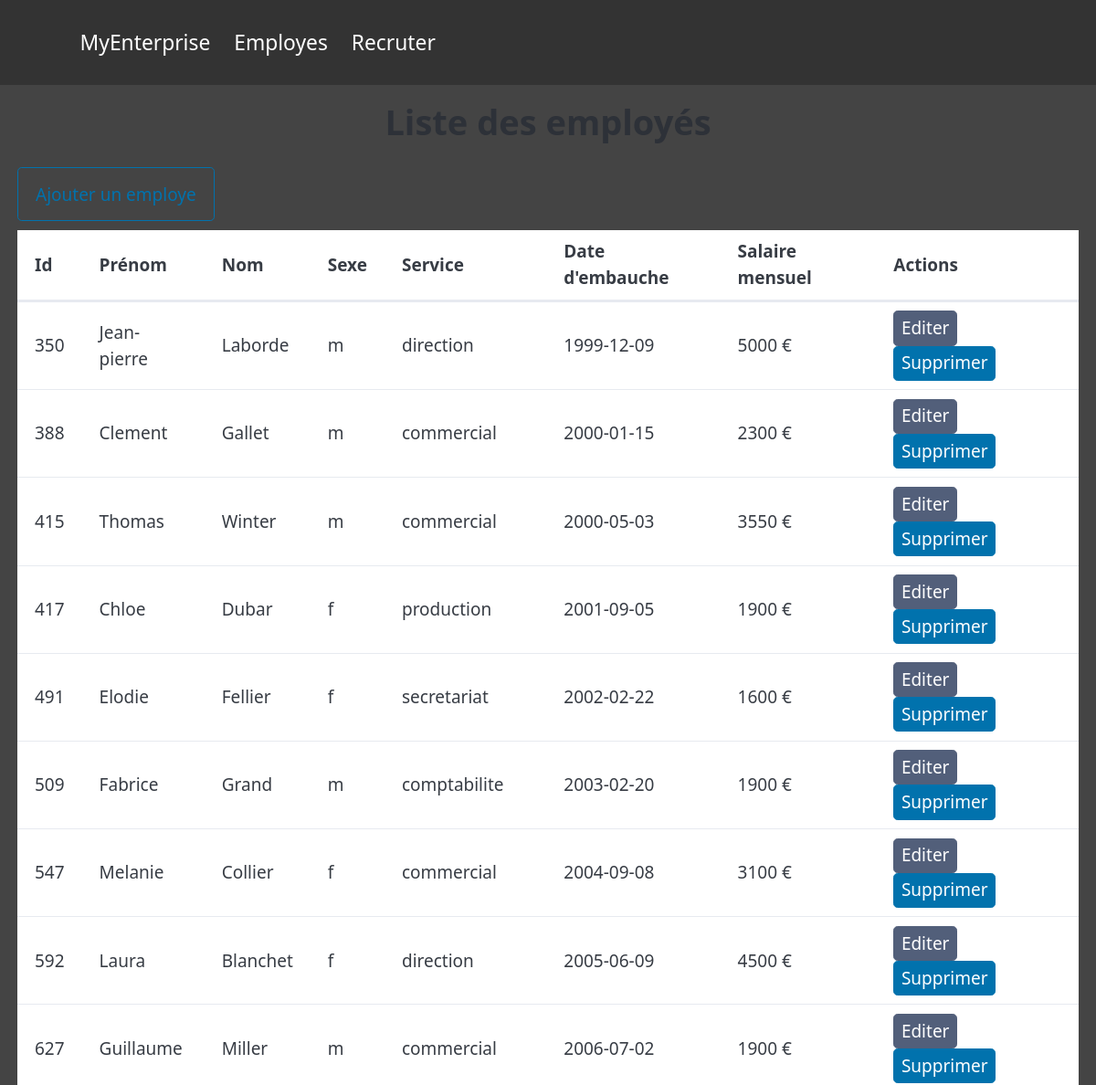
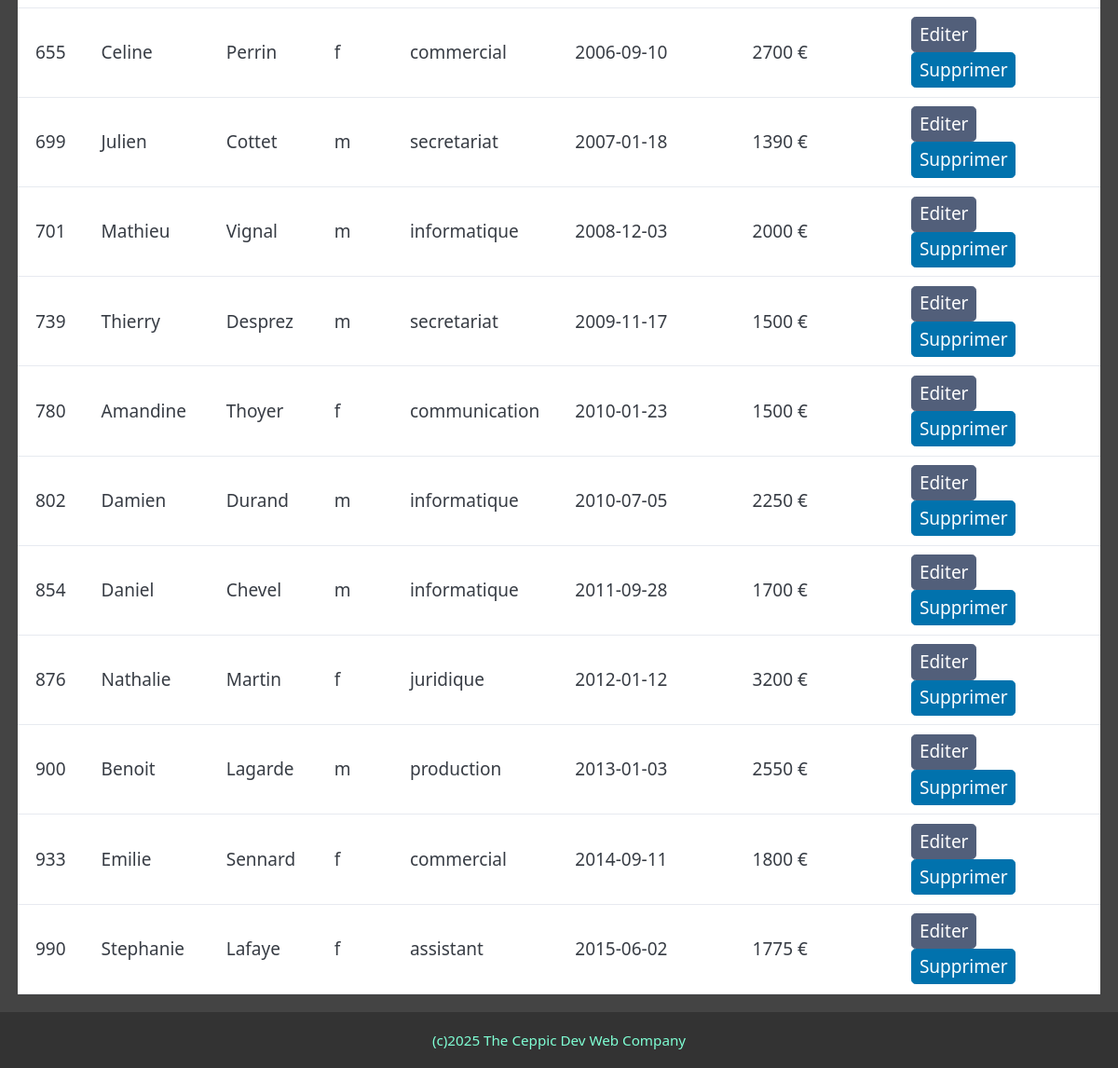
Screenshot of /employe/list-employe.php with the database file from the repository (2 pictures, top to bottom).
### tables this page shows
CREATE TABLE `employes` (
  `id_employes` int NOT NULL AUTO_INCREMENT,
  `prenom` varchar(20) DEFAULT NULL,
  `nom` varchar(20) DEFAULT NULL,
  `sexe` enum('m','f') NOT NULL,
  `id_services` int NOT NULL,
  `date_embauche` date DEFAULT NULL,
  `salaire` float DEFAULT NULL,
  PRIMARY KEY (id_employes)
);

CREATE TABLE `services` (
    `id_services` int NOT NULL AUTO_INCREMENT,
    `service` varchar(30) DEFAULT NULL,
    PRIMARY KEY (id_services)
);

### employe/list-employe.php (called while the page is built)
<?php
include '../functions.php';
require '../connexiondb.php';
$employes = getListEmploye($pdo);
include PHP_ROOT . "/views/employe/list-employe-view.php";

### functions.php (called while the page is built, shortened)
<?php
function getListEmploye($pdo)
{
    $sql = "SELECT * FROM employes e JOIN services s ON e.id_services = s.id_services ORDER BY id_employes";
    $stmt = $pdo->prepare($sql);
    $stmt->execute();
    $employes = $stmt->fetchAll();
    return $employes;
}

### views/employe/list-employe-view.php (the view)
<?php
require PHP_ROOT . "/views/partials/head.php"; ?>
<h1>Liste des employés</h1>
<div style="margin: 1rem">
    <a href="<?= WEB_ROOT . "/employe/add-employe.php" ?>" role="button" class="outline">
        Ajouter un employe
    </a>
    <?php if (!empty($employes)) { ?>
        <table>
            <thead>
                <tr>
                    <th>Id</th>
                    <th>Prénom</th>
                    <th>Nom</th>
                    <th>Sexe</th>
                    <th>Service</th>
                    <th>Date d'embauche</th>
                    <th>Salaire mensuel</th>
                    <th>Actions</th>
                </tr>
            </thead>
            <tbody>
                <?php foreach ($employes as $employe): ?>
                    <tr>
                        <td><?= $employe['id_employes'] ?></td>
                        <td><?= $employe['prenom'] ?></td>
                        <td><?= $employe['nom'] ?></td>
                        <td><?= $employe['sexe'] ?></td>
                        <td><?= $employe['service'] ?></td>
                        <td><?= $employe['date_embauche'] ?></td>
                        <td><?= $employe['salaire'] ?> &euro;</td>
                        <td><a href="<?= WEB_ROOT . "/employe/edit-employe.php" . "?id=" . $employe['id_employes'] ?>"
                                role="button" class="secondary">Editer</a>
                            <a href="<?= WEB_ROOT . "/employe/del-employe.php" . "?id=" . $employe['id_employes'] ?>"
                                role="button"
                                onclick="return confirm('Etes vous certain de vouloir supprimer cet employé ?');">Supprimer</a>
                        </td>
                    </tr>
                <?php endforeach; ?>
            </tbody>
        </table>
    <?php } else { ?>
        <p class="empty">Aucun employé est enregistré.</p>
    <?php } ?>
</div>
<?php require PHP_ROOT . "/views/partials/tail.php"; ?>

### views/partials/head.php (shortened to what this page needs)
<!DOCTYPE html>
<html lang="en">
<head>
    <link rel="stylesheet" href="<?= WEB_ROOT."/assets/css/pico.min.css"?>">
    <link rel="stylesheet" href="<?= WEB_ROOT . "/assets/css/style.css" ?>">
</head>
<body>
    <div class="wrapper">
        <?php require PHP_ROOT . "/views/partials/navbar.php"; ?>
        <main>

### views/partials/navbar.php
<header>
    <div class="container">
        <a href="<?= WEB_ROOT."/index.php" ?>">MyEnterprise</a>
        <a href="<?= WEB_ROOT."/employe/list-employe.php" ?>">Employes</a>
        <a href="<?= WEB_ROOT."/employe/add-employe.php" ?>">Recruter</a>
    </div>
</header>

### views/partials/tail.php
</main>
<?php require PHP_ROOT . "/views/partials/footer.php"; ?>
</div>
</body>
</html>

### views/partials/footer.php
<footer>
    <div>(c)2025 The Ceppic Dev Web Company</div>
</footer>

### assets/css/style.css (style rules this page uses)
* { padding: 0; margin: 0; }
.container { width: 90%; max-width: 1280px; margin: 0 auto; }
[role='button'] { margin: 0.5em 0; }

### rows the page displays
employes: id_employes "350", prenom "Jean-pierre", nom "Laborde", sexe "m", id_services.service "direction", date_embauche "1999-12-09", salaire "5000"
employes: id_employes "388", prenom "Clement", nom "Gallet", sexe "m", id_services.service "commercial", date_embauche "2000-01-15", salaire "2300"
employes: id_employes "415", prenom "Thomas", nom "Winter", sexe "m", id_services.service "commercial", date_embauche "2000-05-03", salaire "3550"
employes: id_employes "417", prenom "Chloe", nom "Dubar", sexe "f", id_services.service "production", date_embauche "2001-09-05", salaire "1900"
employes: id_employes "491", prenom "Elodie", nom "Fellier", sexe "f", id_services.service "secretariat", date_embauche "2002-02-22", salaire "1600"
employes: id_employes "509", prenom "Fabrice", nom "Grand", sexe "m", id_services.service "comptabilite", date_embauche "2003-02-20", salaire "1900"
employes: id_employes "547", prenom "Melanie", nom "Collier", sexe "f", id_services.service "commercial", date_embauche "2004-09-08", salaire "3100"
employes: id_employes "592", prenom "Laura", nom "Blanchet", sexe "f", id_services.service "direction", date_embauche "2005-06-09", salaire "4500"
employes: id_employes "627", prenom "Guillaume", nom "Miller", sexe "m", id_services.service "commercial", date_embauche "2006-07-02", salaire "1900"
employes: id_employes "655", prenom "Celine", nom "Perrin", sexe "f", id_services.service "commercial", date_embauche "2006-09-10", salaire "2700"
employes: id_employes "699", prenom "Julien", nom "Cottet", sexe "m", id_services.service "secretariat", date_embauche "2007-01-18", salaire "1390"
employes: id_employes "701", prenom "Mathieu", nom "Vignal", sexe "m", id_services.service "informatique", date_embauche "2008-12-03", salaire "2000"
employes: id_employes "739", prenom "Thierry", nom "Desprez", sexe "m", id_services.service "secretariat", date_embauche "2009-11-17", salaire "1500"
employes: id_employes "780", prenom "Amandine", nom "Thoyer", sexe "f", id_services.service "communication", date_embauche "2010-01-23", salaire "1500"
employes: id_employes "802", prenom "Damien", nom "Durand", sexe "m", id_services.service "informatique", date_embauche "2010-07-05", salaire "2250"
employes: id_employes "854", prenom "Daniel", nom "Chevel", sexe "m", id_services.service "informatique", date_embauche "2011-09-28", salaire "1700"
employes: id_employes "876", prenom "Nathalie", nom "Martin", sexe "f", id_services.service "juridique", date_embauche "2012-01-12", salaire "3200"
employes: id_employes "900", prenom "Benoit", nom "Lagarde", sexe "m", id_services.service "production", date_embauche "2013-01-03", salaire "2550"
employes: id_employes "933", prenom "Emilie", nom "Sennard", sexe "f", id_services.service "commercial", date_embauche "2014-09-11", salaire "1800"
employes: id_employes "990", prenom "Stephanie", nom "Lafaye", sexe "f", id_services.service "assistant", date_embauche "2015-06-02", salaire "1775"
